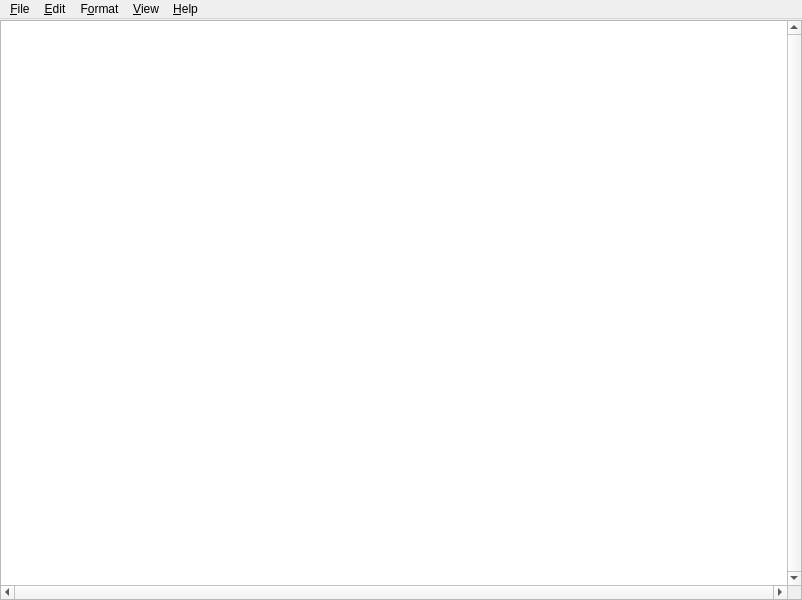
<?xml version="1.0" encoding="UTF-8"?>
<ui version="4.0">
 <class>MainWindow</class>
 <widget class="QMainWindow" name="MainWindow">
  <property name="windowModality">
   <enum>Qt::WindowModality::WindowModal</enum>
  </property>
  <property name="geometry">
   <rect>
    <x>0</x>
    <y>0</y>
    <width>802</width>
    <height>600</height>
   </rect>
  </property>
  <property name="sizePolicy">
   <sizepolicy hsizetype="Expanding" vsizetype="Expanding">
    <horstretch>0</horstretch>
    <verstretch>0</verstretch>
   </sizepolicy>
  </property>
  <property name="font">
   <font>
    <family>Segoe UI</family>
    <pointsize>9</pointsize>
    <kerning>false</kerning>
   </font>
  </property>
  <property name="windowTitle">
   <string>Untitled - Notepad</string>
  </property>
  <property name="windowIcon">
   <iconset>
    <normaloff>../../../.designer/backup/assets/notepad.ico</normaloff>../../../.designer/backup/assets/notepad.ico</iconset>
  </property>
  <widget class="QWidget" name="centralwidget">
   <property name="styleSheet">
    <string notr="true">#plainTextEdit { margin-top: 1px; }</string>
   </property>
   <layout class="QGridLayout" name="gridLayout">
    <property name="leftMargin">
     <number>0</number>
    </property>
    <property name="topMargin">
     <number>0</number>
    </property>
    <property name="rightMargin">
     <number>0</number>
    </property>
    <property name="bottomMargin">
     <number>0</number>
    </property>
    <property name="spacing">
     <number>0</number>
    </property>
    <item row="0" column="0">
     <widget class="QTextEdit" name="plainTextEdit">
      <property name="font">
       <font>
        <family>Lucida Console</family>
        <pointsize>10</pointsize>
        <kerning>false</kerning>
       </font>
      </property>
      <property name="frameShape">
       <enum>QFrame::Shape::StyledPanel</enum>
      </property>
      <property name="verticalScrollBarPolicy">
       <enum>Qt::ScrollBarPolicy::ScrollBarAlwaysOn</enum>
      </property>
      <property name="horizontalScrollBarPolicy">
       <enum>Qt::ScrollBarPolicy::ScrollBarAlwaysOn</enum>
      </property>
      <property name="sizeAdjustPolicy">
       <enum>QAbstractScrollArea::SizeAdjustPolicy::AdjustToContents</enum>
      </property>
      <property name="html">
       <string>&lt;!DOCTYPE HTML PUBLIC &quot;-//W3C//DTD HTML 4.0//EN&quot; &quot;http://www.w3.org/TR/REC-html40/strict.dtd&quot;&gt;
&lt;html&gt;&lt;head&gt;&lt;meta name=&quot;qrichtext&quot; content=&quot;1&quot; /&gt;&lt;meta charset=&quot;utf-8&quot; /&gt;&lt;style type=&quot;text/css&quot;&gt;
p, li { white-space: pre-wrap; }
hr { height: 1px; border-width: 0; }
li.unchecked::marker { content: &quot;\2610&quot;; }
li.checked::marker { content: &quot;\2612&quot;; }
&lt;/style&gt;&lt;/head&gt;&lt;body style=&quot; font-family:'Lucida Console'; font-size:10pt; font-weight:400; font-style:normal;&quot;&gt;
&lt;p style=&quot;-qt-paragraph-type:empty; margin-top:0px; margin-bottom:0px; margin-left:0px; margin-right:0px; -qt-block-indent:0; text-indent:0px;&quot;&gt;&lt;br /&gt;&lt;/p&gt;&lt;/body&gt;&lt;/html&gt;</string>
      </property>
      <property name="acceptRichText">
       <bool>false</bool>
      </property>
     </widget>
    </item>
   </layout>
  </widget>
  <widget class="QMenuBar" name="menubar">
   <property name="geometry">
    <rect>
     <x>0</x>
     <y>0</y>
     <width>802</width>
     <height>22</height>
    </rect>
   </property>
   <widget class="QMenu" name="menuFile">
    <property name="title">
     <string>&amp;File</string>
    </property>
   </widget>
   <widget class="QMenu" name="menu_Edit">
    <property name="title">
     <string>&amp;Edit</string>
    </property>
   </widget>
   <widget class="QMenu" name="menuF_ormat">
    <property name="title">
     <string>F&amp;ormat</string>
    </property>
   </widget>
   <widget class="QMenu" name="menu_View">
    <property name="title">
     <string>&amp;View</string>
    </property>
    <addaction name="actionZoom"/>
    <addaction name="actionStatus_Bar"/>
    <addaction name="actionDark_Mode"/>
   </widget>
   <widget class="QMenu" name="menu_Help">
    <property name="title">
     <string>&amp;Help</string>
    </property>
   </widget>
   <addaction name="menuFile"/>
   <addaction name="menu_Edit"/>
   <addaction name="menuF_ormat"/>
   <addaction name="menu_View"/>
   <addaction name="menu_Help"/>
  </widget>
  <action name="actionZoom">
   <property name="text">
    <string>Zoom</string>
   </property>
   <property name="font">
    <font>
     <kerning>false</kerning>
    </font>
   </property>
  </action>
  <action name="actionStatus_Bar">
   <property name="checkable">
    <bool>true</bool>
   </property>
   <property name="text">
    <string>Status Bar</string>
   </property>
   <property name="font">
    <font>
     <kerning>false</kerning>
    </font>
   </property>
  </action>
  <action name="actionDark_Mode">
   <property name="checkable">
    <bool>true</bool>
   </property>
   <property name="text">
    <string>Dark Mode</string>
   </property>
   <property name="font">
    <font>
     <kerning>false</kerning>
    </font>
   </property>
  </action>
 </widget>
 <resources/>
 <connections/>
</ui>
